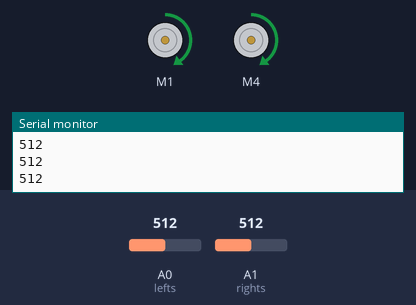
Recording of a sketch running on a simulated Arduino Uno, built with avr-gcc and run on an emulated ATmega328P. On the bench: 2 × DC motor (green arrow = forward, orange = backward, longer = faster), the last lines printed to the serial monitor. The test bench sets the inputs (shaded band); at power-on: A0 (lefts) = 512, A1 (rights) = 512.

Above: at 1.2 s.
1.3 s: A0 (lefts) set to 490
At 2.5 s:
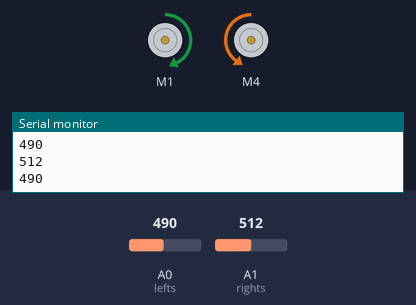
2.8 s: A1 (rights) set to 483
At 3.5 s:
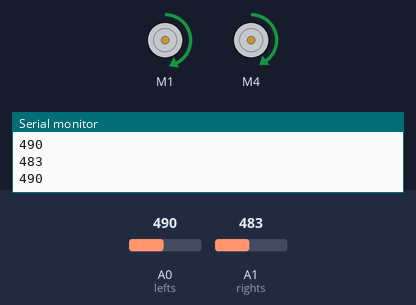
4.3 s: A0 (lefts) set to 510
At 4.6 s:
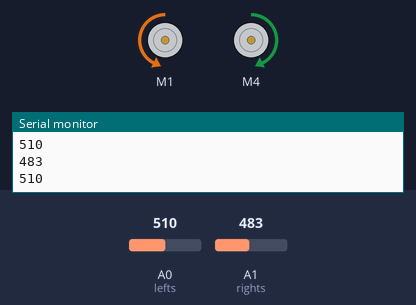
5.8 s: A1 (rights) set to 511
At 7.0 s:
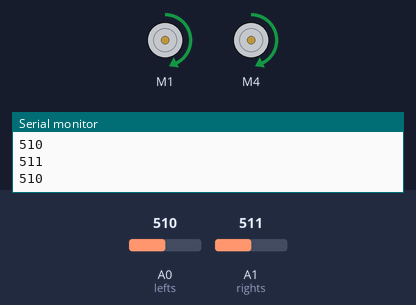
7.3 s: A1 (rights) set to 490
At 8.3 s:
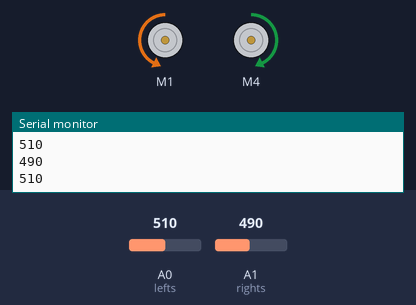
8.8 s: A1 (rights) set to 510
At 9.3 s:
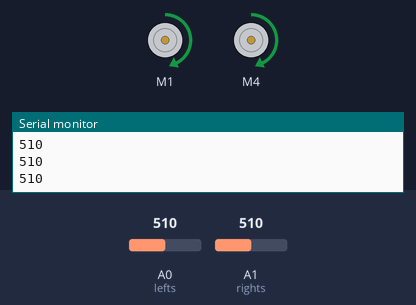
Timing chart, 0 to 11.3 s (numbered marks = the images above; inputs shaded):
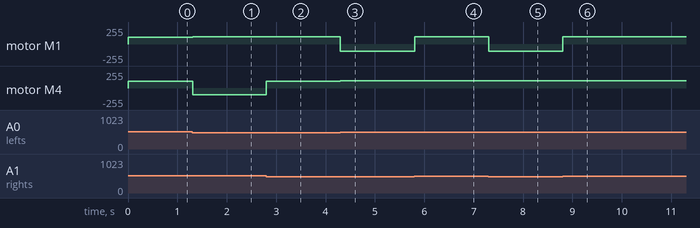

The sketch:

lfr.ino
```cpp
#include <AFMotor.h>

//defining Sensor pins
#define lefts A0
#define rights A1

//defining motors
AF_DCMotor m1(1, MOTOR12_64KHZ);
AF_DCMotor m4(4, MOTOR34_64KHZ);


void setup() {
  //Declaring PIN input types
  pinMode(lefts,INPUT);
  pinMode(rights,INPUT);
  //Setting the motor speed
  m1.setSpeed(100);
  m4.setSpeed(100);
  Serial.begin(9600);
}

void loop(){
  //Print values of the sensors to the serial monitor
  Serial.println(analogRead(lefts));
  Serial.println(analogRead(rights));
  //line detected by both sensors
  if(analogRead(lefts)<=500 && analogRead(rights)<=500){
    m1.run(FORWARD);
    m4.run(FORWARD);
  }
  //line detected by left sensor
  else if(analogRead(lefts)<=500 && !analogRead(rights)<=500){
    m1.run(FORWARD);
    m1.setSpeed(110);
    m4.run(BACKWARD);
  }
  //line detected by right sensor
  else if(!analogRead(lefts)<=500 && analogRead(rights)<=500){
    m1.run(BACKWARD);
    m4.setSpeed(110);
    m4.run(FORWARD);
  }
  //line detected by none
  else if(!analogRead(lefts)<=500 && !analogRead(rights)<=500){
    m1.run(FORWARD);
    m4.run(FORWARD);
  }

}
```

Measured:
- the behaviour switches between 501 and 500 on A0 (lefts) (found by bisection; images 0 and 1)
- the behaviour switches between 501 and 500 on A1 (rights) (found by bisection; images 1 and 2)
- after the input at 1.3 s, motor M1: forward 100/255 → forward 110/255 at once; motor M4: forward 100/255 → backward 100/255 at once
- after the input at 2.8 s, motor M4: backward 100/255 → forward 100/255 at once
- after the input at 4.3 s, motor M1: forward 110/255 → backward 110/255 at once; motor M4: forward 100/255 → forward 110/255 at once
- after the input at 5.8 s, motor M1: backward 110/255 → forward 110/255 at once
- after the input at 7.3 s, motor M1: forward 110/255 → backward 110/255 at once
- after the input at 8.8 s, motor M1: backward 110/255 → forward 110/255 at once
